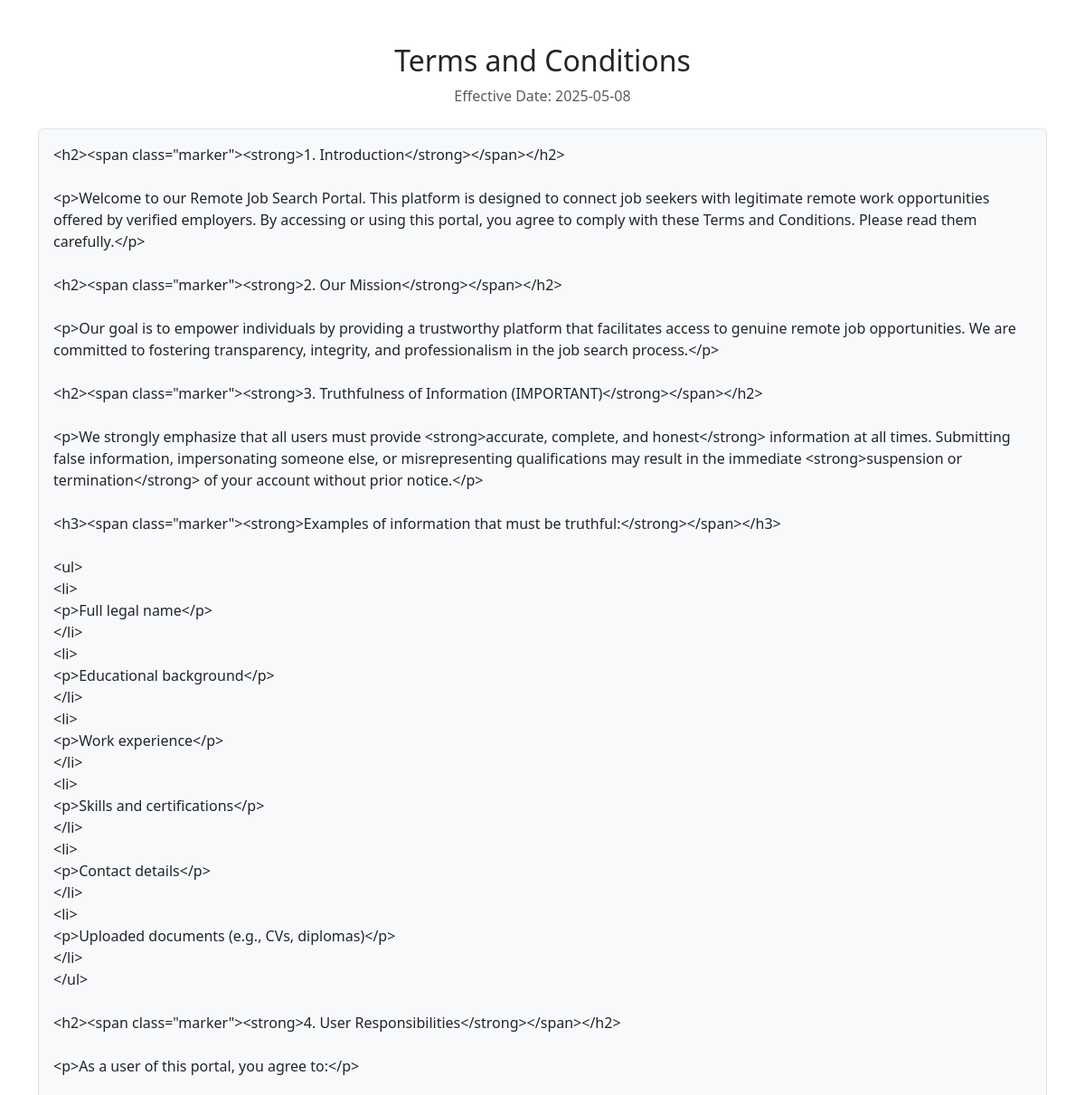
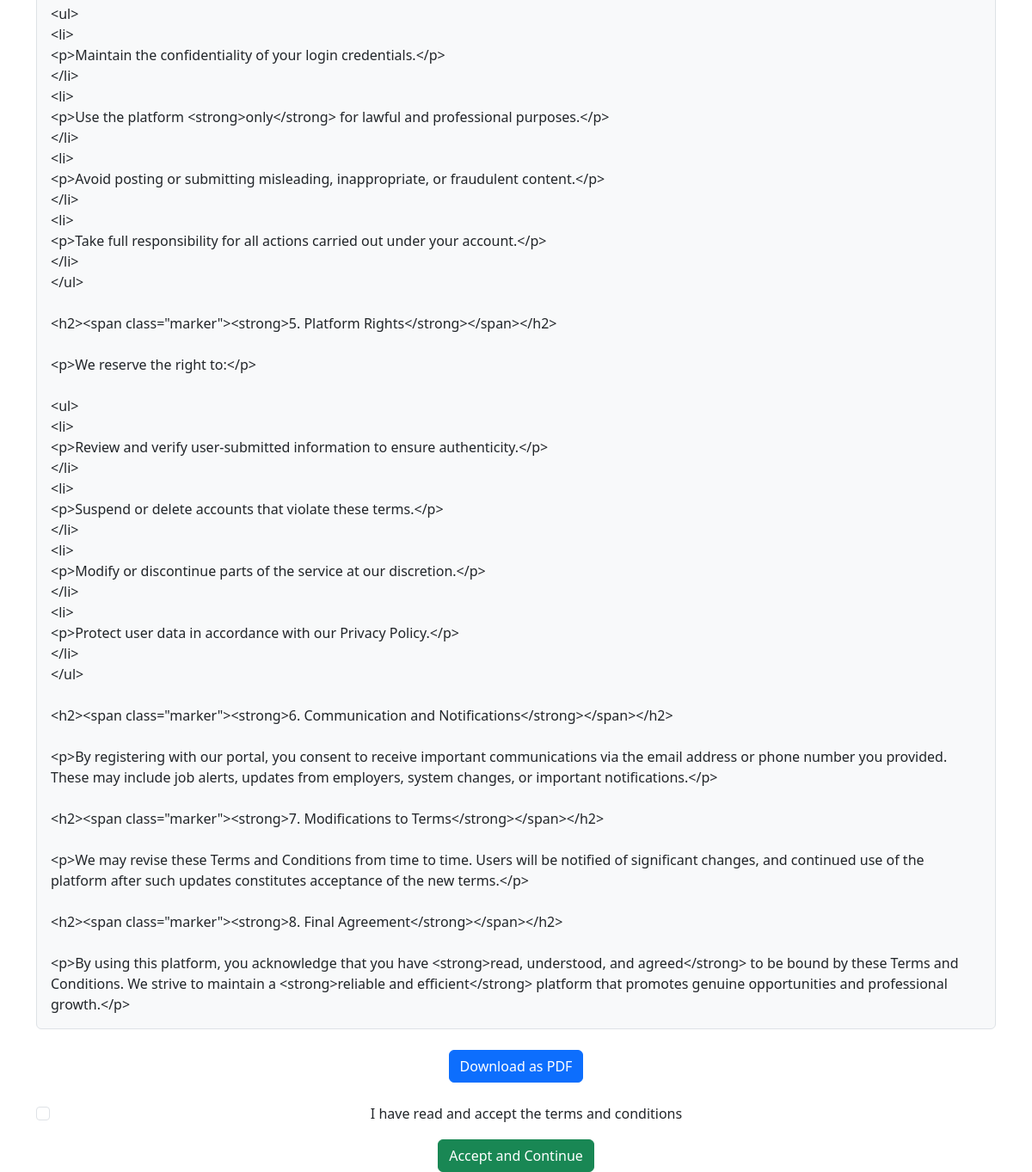
Page /terms.php on the committed database (2 pictures, top to bottom).
### tables this page shows
CREATE TABLE `terms_conditions` (
  `version_id` int(11) NOT NULL,
  `content` text NOT NULL,
  `effective_date` date DEFAULT NULL
);

### terms.php (the view, shortened to what this page needs)
<?php
require_once 'includes/db.php';
$stmt = $pdo->prepare("SELECT content, effective_date FROM terms_conditions ORDER BY effective_date DESC LIMIT 1");
$stmt->execute();
$terms = $stmt->fetch();
?>
<!DOCTYPE html>
<html lang="en">
<head>
    <link href="https://cdn.jsdelivr.net/npm/bootstrap@5.3.0/dist/css/bootstrap.min.css" rel="stylesheet">
</head>
<body>
    <div class="container mt-5">
        <h2 class="text-center">Terms and Conditions</h2>
        <p class="text-muted text-center">Effective Date: <?= htmlspecialchars($terms['effective_date']) ?></p>
        <div class="mt-4 p-3 border rounded bg-light">
            <?= nl2br(htmlspecialchars($terms['content'])) ?>
        </div>
        <div class="text-center mt-4">
            <a href="terms_pdf.php" class="btn btn-primary">Download as PDF</a>
        </div>
        <form method="POST" action="register.php" class="mt-4 text-center">
            <div class="form-check">
                <input type="checkbox" class="form-check-input" id="acceptTerms" required>
                <label class="form-check-label" for="acceptTerms">I have read and accept the terms and conditions</label>
            </div>
            <button type="submit" class="btn btn-success mt-3">Accept and Continue</button>
        </form>
    </div>
</body>
</html>

### rows in the picture
terms_conditions: effective_date "2025-05-08", content "<h2><span class=\"marker\"><strong>1. Introduction</strong></span></h2> <p>Welcome to our Remote Job Search Portal. This platform is designed to connect job seekers with legitimate remote work opportunities offered by verified employers. By accessing or using this portal, you agree to comply with these Terms and Conditions. Please read them carefully.</p> <h2><span class=\"marker\"><strong>2. Our Mission</strong></span></h2> <p>Our goal is to empower individuals by providing a trustworthy platform that facilitates access to genuine remote job opportunities. We are committed to fostering transparency, integrity, and professionalism in the job search process.</p> <h2><span…"
